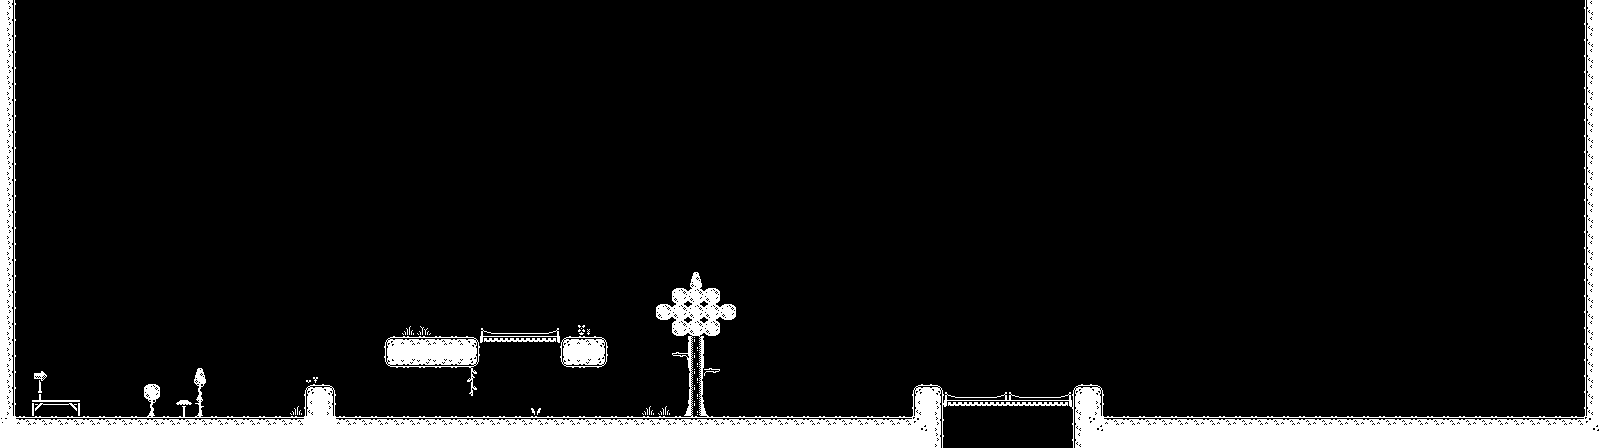

A level layout from a 2D game, rendered from its tile map. Below: a short description, then the map file with tile-grid data replaced by summaries:
An orthogonal 100x28 tile map with 16x16 px tiles, 2 tile layers (Platforms, Cosmetics) and 8 objects.

<map version="1.4" tiledversion="1.4.3" orientation="orthogonal" renderorder="right-down" width="100" height="28" tilewidth="16" tileheight="16" infinite="0" nextlayerid="5" nextobjectid="24">
 <editorsettings>
  <export target="level1.json" format="json" />
 </editorsettings>
 <tileset firstgid="1" name="platformer" tilewidth="16" tileheight="16" spacing="3" margin="1" tilecount="400" columns="20">
  <image source="../tilesets/extruded-tileset.png" width="379" height="379" />
 </tileset>
 <layer id="1" name="Platforms" width="100" height="28">
  <data>[2800 cells, 282 non-empty, 16 distinct tile ids]</data>
 </layer>
 <objectgroup id="4" name="Danger">
  <object id="16" gid="123" x="336" y="416" width="16" height="16" />
  <object id="17" gid="123" x="352" y="416" width="16" height="16" />
  <object id="18" gid="123" x="368" y="416" width="16" height="16" />
  <object id="19" gid="123" x="384" y="416" width="16" height="16" />
  <object id="20" gid="123" x="400" y="416" width="16" height="16" />
  <object id="21" gid="123" x="416" y="416" width="16" height="16" />
  <object id="22" gid="123" x="432" y="416" width="16" height="16" />
  <object id="23" gid="123" x="448" y="416" width="16" height="16" />
 </objectgroup>
 <layer id="2" name="Cosmetics" width="100" height="28" locked="1">
  <data>[2800 cells, 53 non-empty, 24 distinct tile ids]</data>
 </layer>
</map>